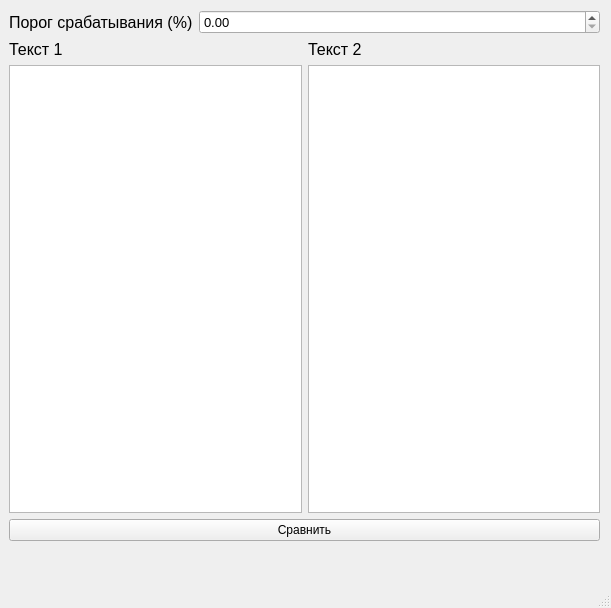
<?xml version="1.0" encoding="UTF-8"?>
<ui version="4.0">
 <class>MainWindow</class>
 <widget class="QMainWindow" name="MainWindow">
  <property name="geometry">
   <rect>
    <x>0</x>
    <y>0</y>
    <width>611</width>
    <height>608</height>
   </rect>
  </property>
  <property name="windowTitle">
   <string>Антиплагиат v0.0001</string>
  </property>
  <property name="statusTip">
   <string/>
  </property>
  <widget class="QWidget" name="centralwidget">
   <widget class="QWidget" name="verticalLayoutWidget">
    <property name="geometry">
     <rect>
      <x>9</x>
      <y>10</y>
      <width>591</width>
      <height>531</height>
     </rect>
    </property>
    <layout class="QVBoxLayout" name="verticalLayout">
     <item>
      <layout class="QHBoxLayout" name="horizontalLayout">
       <item>
        <widget class="QLabel" name="label">
         <property name="font">
          <font>
           <pointsize>12</pointsize>
          </font>
         </property>
         <property name="text">
          <string>Порог срабатывания (%)</string>
         </property>
        </widget>
       </item>
       <item>
        <widget class="QDoubleSpinBox" name="alert_value">
         <property name="sizePolicy">
          <sizepolicy hsizetype="MinimumExpanding" vsizetype="Fixed">
           <horstretch>0</horstretch>
           <verstretch>0</verstretch>
          </sizepolicy>
         </property>
         <property name="font">
          <font>
           <pointsize>10</pointsize>
          </font>
         </property>
        </widget>
       </item>
      </layout>
     </item>
     <item>
      <layout class="QHBoxLayout" name="horizontalLayout_2">
       <item>
        <widget class="QLabel" name="label_1">
         <property name="font">
          <font>
           <pointsize>12</pointsize>
          </font>
         </property>
         <property name="text">
          <string>Текст 1</string>
         </property>
        </widget>
       </item>
       <item>
        <widget class="QLabel" name="label_2">
         <property name="font">
          <font>
           <pointsize>12</pointsize>
          </font>
         </property>
         <property name="text">
          <string>Текст 2</string>
         </property>
        </widget>
       </item>
      </layout>
     </item>
     <item>
      <layout class="QHBoxLayout" name="horizontalLayout_3">
       <item>
        <widget class="QPlainTextEdit" name="text1"/>
       </item>
       <item>
        <widget class="QPlainTextEdit" name="text2"/>
       </item>
      </layout>
     </item>
     <item>
      <widget class="QPushButton" name="checkBtn">
       <property name="text">
        <string>Сравнить</string>
       </property>
      </widget>
     </item>
    </layout>
   </widget>
  </widget>
  <widget class="QMenuBar" name="menubar">
   <property name="geometry">
    <rect>
     <x>0</x>
     <y>0</y>
     <width>611</width>
     <height>21</height>
    </rect>
   </property>
  </widget>
  <widget class="QStatusBar" name="statusbar"/>
 </widget>
 <resources/>
 <connections/>
</ui>
